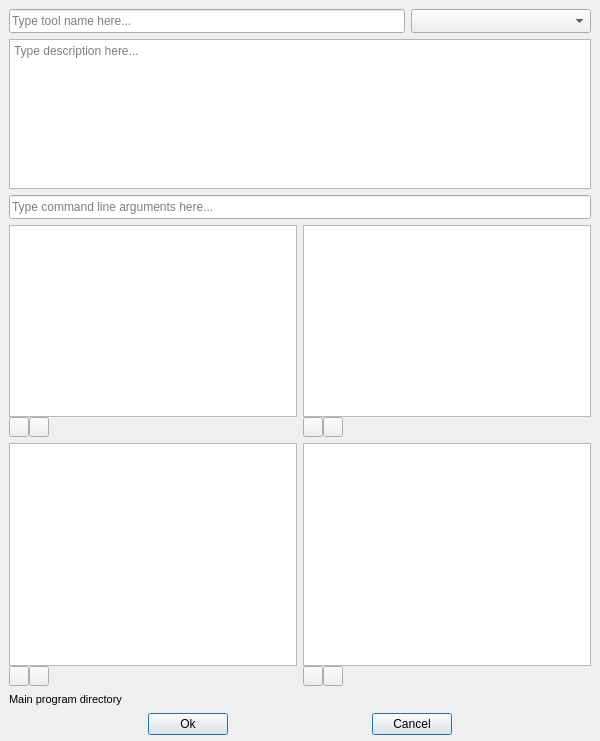
<?xml version="1.0" encoding="UTF-8"?>
<!--
#############################################################################
# Copyright (C) 2017 - 2018 VTT Technical Research Centre of Finland
#
# This file is part of Spine Toolbox.
#
# Spine Toolbox is free software: you can redistribute it and/or modify
# it under the terms of the GNU Lesser General Public License as published by
# the Free Software Foundation, either version 3 of the License, or
# (at your option) any later version.
#
# This program is distributed in the hope that it will be useful,
# but WITHOUT ANY WARRANTY; without even the implied warranty of
# MERCHANTABILITY or FITNESS FOR A PARTICULAR PURPOSE.  See the
# GNU Lesser General Public License for more details.
#
# You should have received a copy of the GNU Lesser General Public License
# along with this program.  If not, see <http://www.gnu.org/licenses/>.
#############################################################################
-->
<ui version="4.0">
 <class>Form</class>
 <widget class="QWidget" name="Form">
  <property name="windowModality">
   <enum>Qt::ApplicationModal</enum>
  </property>
  <property name="geometry">
   <rect>
    <x>0</x>
    <y>0</y>
    <width>600</width>
    <height>741</height>
   </rect>
  </property>
  <property name="sizePolicy">
   <sizepolicy hsizetype="Minimum" vsizetype="Minimum">
    <horstretch>0</horstretch>
    <verstretch>0</verstretch>
   </sizepolicy>
  </property>
  <property name="windowTitle">
   <string>Tool Template</string>
  </property>
  <property name="styleSheet">
   <string notr="true"/>
  </property>
  <layout class="QVBoxLayout" name="verticalLayout_6">
   <property name="spacing">
    <number>0</number>
   </property>
   <property name="leftMargin">
    <number>0</number>
   </property>
   <property name="topMargin">
    <number>0</number>
   </property>
   <property name="rightMargin">
    <number>0</number>
   </property>
   <property name="bottomMargin">
    <number>0</number>
   </property>
   <item>
    <layout class="QVBoxLayout" name="verticalLayout_5">
     <property name="spacing">
      <number>6</number>
     </property>
     <property name="leftMargin">
      <number>9</number>
     </property>
     <property name="topMargin">
      <number>9</number>
     </property>
     <property name="rightMargin">
      <number>9</number>
     </property>
     <property name="bottomMargin">
      <number>0</number>
     </property>
     <item>
      <layout class="QHBoxLayout" name="horizontalLayout">
       <item>
        <widget class="QLineEdit" name="lineEdit_name">
         <property name="sizePolicy">
          <sizepolicy hsizetype="Expanding" vsizetype="Fixed">
           <horstretch>0</horstretch>
           <verstretch>0</verstretch>
          </sizepolicy>
         </property>
         <property name="minimumSize">
          <size>
           <width>220</width>
           <height>24</height>
          </size>
         </property>
         <property name="maximumSize">
          <size>
           <width>5000</width>
           <height>24</height>
          </size>
         </property>
         <property name="toolTip">
          <string>&lt;html&gt;&lt;head/&gt;&lt;body&gt;&lt;p&gt;Item name (required)&lt;/p&gt;&lt;/body&gt;&lt;/html&gt;</string>
         </property>
         <property name="placeholderText">
          <string>Type tool name here...</string>
         </property>
         <property name="clearButtonEnabled">
          <bool>true</bool>
         </property>
        </widget>
       </item>
       <item>
        <widget class="QComboBox" name="comboBox_tooltype">
         <property name="sizePolicy">
          <sizepolicy hsizetype="Preferred" vsizetype="Fixed">
           <horstretch>0</horstretch>
           <verstretch>0</verstretch>
          </sizepolicy>
         </property>
         <property name="minimumSize">
          <size>
           <width>180</width>
           <height>24</height>
          </size>
         </property>
         <property name="maximumSize">
          <size>
           <width>16777215</width>
           <height>24</height>
          </size>
         </property>
         <property name="currentText">
          <string/>
         </property>
        </widget>
       </item>
      </layout>
     </item>
     <item>
      <widget class="QTextEdit" name="textEdit_description">
       <property name="maximumSize">
        <size>
         <width>16777215</width>
         <height>150</height>
        </size>
       </property>
       <property name="focusPolicy">
        <enum>Qt::StrongFocus</enum>
       </property>
       <property name="tabChangesFocus">
        <bool>true</bool>
       </property>
       <property name="placeholderText">
        <string>Type description here...</string>
       </property>
      </widget>
     </item>
     <item>
      <widget class="QLineEdit" name="lineEdit_args">
       <property name="enabled">
        <bool>true</bool>
       </property>
       <property name="sizePolicy">
        <sizepolicy hsizetype="Expanding" vsizetype="Fixed">
         <horstretch>0</horstretch>
         <verstretch>0</verstretch>
        </sizepolicy>
       </property>
       <property name="minimumSize">
        <size>
         <width>220</width>
         <height>24</height>
        </size>
       </property>
       <property name="maximumSize">
        <size>
         <width>5000</width>
         <height>24</height>
        </size>
       </property>
       <property name="toolTip">
        <string>&lt;html&gt;&lt;head/&gt;&lt;body&gt;&lt;p&gt;Item description (optional)&lt;/p&gt;&lt;/body&gt;&lt;/html&gt;</string>
       </property>
       <property name="placeholderText">
        <string>Type command line arguments here...</string>
       </property>
       <property name="clearButtonEnabled">
        <bool>true</bool>
       </property>
      </widget>
     </item>
     <item>
      <layout class="QGridLayout" name="gridLayout">
       <item row="0" column="0">
        <layout class="QVBoxLayout" name="verticalLayout">
         <property name="spacing">
          <number>0</number>
         </property>
         <item>
          <widget class="SourcesTreeView" name="treeView_includes">
           <property name="sizePolicy">
            <sizepolicy hsizetype="Expanding" vsizetype="Preferred">
             <horstretch>0</horstretch>
             <verstretch>0</verstretch>
            </sizepolicy>
           </property>
           <property name="maximumSize">
            <size>
             <width>16777215</width>
             <height>200</height>
            </size>
           </property>
           <property name="font">
            <font>
             <pointsize>10</pointsize>
            </font>
           </property>
           <property name="acceptDrops">
            <bool>true</bool>
           </property>
           <property name="toolTip">
            <string>&lt;html&gt;&lt;head/&gt;&lt;body&gt;&lt;p&gt;Supports Dragging &amp;amp; Dropping from File Explorer.&lt;/p&gt;&lt;/body&gt;&lt;/html&gt;</string>
           </property>
           <property name="lineWidth">
            <number>1</number>
           </property>
           <property name="selectionMode">
            <enum>QAbstractItemView::ExtendedSelection</enum>
           </property>
          </widget>
         </item>
         <item>
          <layout class="QHBoxLayout" name="horizontalLayout_2">
           <item>
            <widget class="QToolButton" name="toolButton_plus_includes">
             <property name="sizePolicy">
              <sizepolicy hsizetype="Fixed" vsizetype="Fixed">
               <horstretch>0</horstretch>
               <verstretch>0</verstretch>
              </sizepolicy>
             </property>
             <property name="minimumSize">
              <size>
               <width>20</width>
               <height>20</height>
              </size>
             </property>
             <property name="maximumSize">
              <size>
               <width>20</width>
               <height>20</height>
              </size>
             </property>
             <property name="font">
              <font>
               <pointsize>10</pointsize>
               <weight>75</weight>
               <bold>true</bold>
              </font>
             </property>
             <property name="toolTip">
              <string>&lt;html&gt;&lt;head/&gt;&lt;body&gt;&lt;p&gt;Add source code files and directories that your program requires in order to run. &lt;span style=&quot; font-weight:600;&quot;&gt;Start with the main program file&lt;/span&gt;.&lt;/p&gt;&lt;/body&gt;&lt;/html&gt;</string>
             </property>
             <property name="text">
              <string/>
             </property>
             <property name="icon">
              <iconset resource="resources/resources_icons.qrc">
               <normaloff>:/icons/plus.png</normaloff>:/icons/plus.png</iconset>
             </property>
            </widget>
           </item>
           <item>
            <widget class="QToolButton" name="toolButton_minus_includes">
             <property name="sizePolicy">
              <sizepolicy hsizetype="Fixed" vsizetype="Fixed">
               <horstretch>0</horstretch>
               <verstretch>0</verstretch>
              </sizepolicy>
             </property>
             <property name="minimumSize">
              <size>
               <width>20</width>
               <height>20</height>
              </size>
             </property>
             <property name="maximumSize">
              <size>
               <width>20</width>
               <height>20</height>
              </size>
             </property>
             <property name="font">
              <font>
               <pointsize>10</pointsize>
               <weight>75</weight>
               <bold>true</bold>
              </font>
             </property>
             <property name="toolTip">
              <string>&lt;html&gt;&lt;head/&gt;&lt;body&gt;&lt;p&gt;Remove selected or all if nothing is selected&lt;/p&gt;&lt;/body&gt;&lt;/html&gt;</string>
             </property>
             <property name="text">
              <string/>
             </property>
             <property name="icon">
              <iconset resource="resources/resources_icons.qrc">
               <normaloff>:/icons/minus.png</normaloff>:/icons/minus.png</iconset>
             </property>
            </widget>
           </item>
           <item>
            <spacer name="horizontalSpacer_4">
             <property name="orientation">
              <enum>Qt::Horizontal</enum>
             </property>
             <property name="sizeHint" stdset="0">
              <size>
               <width>40</width>
               <height>20</height>
              </size>
             </property>
            </spacer>
           </item>
          </layout>
         </item>
        </layout>
       </item>
       <item row="0" column="1">
        <layout class="QVBoxLayout" name="verticalLayout_3">
         <property name="spacing">
          <number>0</number>
         </property>
         <item>
          <widget class="QTreeView" name="treeView_inputfiles">
           <property name="sizePolicy">
            <sizepolicy hsizetype="Expanding" vsizetype="Preferred">
             <horstretch>0</horstretch>
             <verstretch>0</verstretch>
            </sizepolicy>
           </property>
           <property name="maximumSize">
            <size>
             <width>16777215</width>
             <height>500</height>
            </size>
           </property>
           <property name="font">
            <font>
             <pointsize>10</pointsize>
            </font>
           </property>
           <property name="toolTip">
            <string>&lt;html&gt;&lt;head/&gt;&lt;body&gt;&lt;p&gt;Double-click or press F2 to edit selected item&lt;/p&gt;&lt;/body&gt;&lt;/html&gt;</string>
           </property>
           <property name="lineWidth">
            <number>1</number>
           </property>
           <property name="selectionMode">
            <enum>QAbstractItemView::ExtendedSelection</enum>
           </property>
          </widget>
         </item>
         <item>
          <layout class="QHBoxLayout" name="horizontalLayout_4">
           <item>
            <widget class="QToolButton" name="toolButton_plus_inputfiles">
             <property name="sizePolicy">
              <sizepolicy hsizetype="Fixed" vsizetype="Fixed">
               <horstretch>0</horstretch>
               <verstretch>0</verstretch>
              </sizepolicy>
             </property>
             <property name="minimumSize">
              <size>
               <width>20</width>
               <height>20</height>
              </size>
             </property>
             <property name="maximumSize">
              <size>
               <width>20</width>
               <height>20</height>
              </size>
             </property>
             <property name="font">
              <font>
               <pointsize>10</pointsize>
               <weight>75</weight>
               <bold>true</bold>
              </font>
             </property>
             <property name="toolTip">
              <string>&lt;html&gt;&lt;head/&gt;&lt;body&gt;&lt;p&gt;Add input filenames and/or directories required by the program. Examples:&lt;/p&gt;&lt;p&gt;'data.csv'&lt;/p&gt;&lt;p&gt;'input/data.csv'&lt;/p&gt;&lt;p&gt;'input/'&lt;/p&gt;&lt;p&gt;'output/'&lt;/p&gt;&lt;p&gt;&lt;br/&gt;&lt;/p&gt;&lt;/body&gt;&lt;/html&gt;</string>
             </property>
             <property name="text">
              <string/>
             </property>
             <property name="icon">
              <iconset resource="resources/resources_icons.qrc">
               <normaloff>:/icons/plus.png</normaloff>:/icons/plus.png</iconset>
             </property>
            </widget>
           </item>
           <item>
            <widget class="QToolButton" name="toolButton_minus_inputfiles">
             <property name="sizePolicy">
              <sizepolicy hsizetype="Fixed" vsizetype="Fixed">
               <horstretch>0</horstretch>
               <verstretch>0</verstretch>
              </sizepolicy>
             </property>
             <property name="minimumSize">
              <size>
               <width>20</width>
               <height>20</height>
              </size>
             </property>
             <property name="maximumSize">
              <size>
               <width>20</width>
               <height>20</height>
              </size>
             </property>
             <property name="font">
              <font>
               <pointsize>10</pointsize>
               <weight>75</weight>
               <bold>true</bold>
              </font>
             </property>
             <property name="toolTip">
              <string>&lt;html&gt;&lt;head/&gt;&lt;body&gt;&lt;p&gt;Remove selected names or all if nothing is selected&lt;/p&gt;&lt;/body&gt;&lt;/html&gt;</string>
             </property>
             <property name="text">
              <string/>
             </property>
             <property name="icon">
              <iconset resource="resources/resources_icons.qrc">
               <normaloff>:/icons/minus.png</normaloff>:/icons/minus.png</iconset>
             </property>
            </widget>
           </item>
           <item>
            <spacer name="horizontalSpacer_6">
             <property name="orientation">
              <enum>Qt::Horizontal</enum>
             </property>
             <property name="sizeHint" stdset="0">
              <size>
               <width>40</width>
               <height>20</height>
              </size>
             </property>
            </spacer>
           </item>
          </layout>
         </item>
        </layout>
       </item>
       <item row="1" column="0">
        <layout class="QVBoxLayout" name="verticalLayout_4">
         <property name="spacing">
          <number>0</number>
         </property>
         <item>
          <widget class="QTreeView" name="treeView_inputfiles_opt">
           <property name="maximumSize">
            <size>
             <width>16777215</width>
             <height>500</height>
            </size>
           </property>
           <property name="font">
            <font>
             <pointsize>10</pointsize>
            </font>
           </property>
           <property name="toolTip">
            <string>&lt;html&gt;&lt;head/&gt;&lt;body&gt;&lt;p&gt;Double-click or press F2 to edit selected item&lt;/p&gt;&lt;/body&gt;&lt;/html&gt;</string>
           </property>
           <property name="selectionMode">
            <enum>QAbstractItemView::ExtendedSelection</enum>
           </property>
          </widget>
         </item>
         <item>
          <layout class="QHBoxLayout" name="horizontalLayout_5">
           <item>
            <widget class="QToolButton" name="toolButton_plus_inputfiles_opt">
             <property name="sizePolicy">
              <sizepolicy hsizetype="Fixed" vsizetype="Fixed">
               <horstretch>0</horstretch>
               <verstretch>0</verstretch>
              </sizepolicy>
             </property>
             <property name="minimumSize">
              <size>
               <width>20</width>
               <height>20</height>
              </size>
             </property>
             <property name="maximumSize">
              <size>
               <width>20</width>
               <height>20</height>
              </size>
             </property>
             <property name="font">
              <font>
               <pointsize>10</pointsize>
               <weight>75</weight>
               <bold>true</bold>
              </font>
             </property>
             <property name="toolTip">
              <string>&lt;html&gt;&lt;head/&gt;&lt;body&gt;&lt;p&gt;Add optional input filenames and/or directories.&lt;/p&gt;&lt;/body&gt;&lt;/html&gt;</string>
             </property>
             <property name="text">
              <string/>
             </property>
             <property name="icon">
              <iconset resource="resources/resources_icons.qrc">
               <normaloff>:/icons/plus.png</normaloff>:/icons/plus.png</iconset>
             </property>
            </widget>
           </item>
           <item>
            <widget class="QToolButton" name="toolButton_minus_inputfiles_opt">
             <property name="sizePolicy">
              <sizepolicy hsizetype="Fixed" vsizetype="Fixed">
               <horstretch>0</horstretch>
               <verstretch>0</verstretch>
              </sizepolicy>
             </property>
             <property name="minimumSize">
              <size>
               <width>20</width>
               <height>20</height>
              </size>
             </property>
             <property name="maximumSize">
              <size>
               <width>20</width>
               <height>20</height>
              </size>
             </property>
             <property name="font">
              <font>
               <pointsize>10</pointsize>
               <weight>75</weight>
               <bold>true</bold>
              </font>
             </property>
             <property name="toolTip">
              <string>&lt;html&gt;&lt;head/&gt;&lt;body&gt;&lt;p&gt;Remove selected names or all if nothing is selected&lt;/p&gt;&lt;/body&gt;&lt;/html&gt;</string>
             </property>
             <property name="text">
              <string/>
             </property>
             <property name="icon">
              <iconset resource="resources/resources_icons.qrc">
               <normaloff>:/icons/minus.png</normaloff>:/icons/minus.png</iconset>
             </property>
            </widget>
           </item>
           <item>
            <spacer name="horizontalSpacer_7">
             <property name="orientation">
              <enum>Qt::Horizontal</enum>
             </property>
             <property name="sizeHint" stdset="0">
              <size>
               <width>40</width>
               <height>20</height>
              </size>
             </property>
            </spacer>
           </item>
          </layout>
         </item>
        </layout>
       </item>
       <item row="1" column="1">
        <layout class="QVBoxLayout" name="verticalLayout_2">
         <property name="spacing">
          <number>0</number>
         </property>
         <item>
          <widget class="QTreeView" name="treeView_outputfiles">
           <property name="maximumSize">
            <size>
             <width>16777215</width>
             <height>500</height>
            </size>
           </property>
           <property name="font">
            <font>
             <pointsize>10</pointsize>
            </font>
           </property>
           <property name="toolTip">
            <string>&lt;html&gt;&lt;head/&gt;&lt;body&gt;&lt;p&gt;Double-click or press F2 to edit selected item&lt;/p&gt;&lt;/body&gt;&lt;/html&gt;</string>
           </property>
           <property name="selectionMode">
            <enum>QAbstractItemView::ExtendedSelection</enum>
           </property>
          </widget>
         </item>
         <item>
          <layout class="QHBoxLayout" name="horizontalLayout_3">
           <item>
            <widget class="QToolButton" name="toolButton_plus_outputfiles">
             <property name="sizePolicy">
              <sizepolicy hsizetype="Fixed" vsizetype="Fixed">
               <horstretch>0</horstretch>
               <verstretch>0</verstretch>
              </sizepolicy>
             </property>
             <property name="minimumSize">
              <size>
               <width>20</width>
               <height>20</height>
              </size>
             </property>
             <property name="maximumSize">
              <size>
               <width>20</width>
               <height>20</height>
              </size>
             </property>
             <property name="font">
              <font>
               <pointsize>10</pointsize>
               <weight>75</weight>
               <bold>true</bold>
              </font>
             </property>
             <property name="toolTip">
              <string>&lt;html&gt;&lt;head/&gt;&lt;body&gt;&lt;p&gt;Add output filenames produced by your program that are saved to results after execution.&lt;/p&gt;&lt;/body&gt;&lt;/html&gt;</string>
             </property>
             <property name="text">
              <string/>
             </property>
             <property name="icon">
              <iconset resource="resources/resources_icons.qrc">
               <normaloff>:/icons/plus.png</normaloff>:/icons/plus.png</iconset>
             </property>
            </widget>
           </item>
           <item>
            <widget class="QToolButton" name="toolButton_minus_outputfiles">
             <property name="sizePolicy">
              <sizepolicy hsizetype="Fixed" vsizetype="Fixed">
               <horstretch>0</horstretch>
               <verstretch>0</verstretch>
              </sizepolicy>
             </property>
             <property name="minimumSize">
              <size>
               <width>20</width>
               <height>20</height>
              </size>
             </property>
             <property name="maximumSize">
              <size>
               <width>20</width>
               <height>20</height>
              </size>
             </property>
             <property name="font">
              <font>
               <pointsize>10</pointsize>
               <weight>75</weight>
               <bold>true</bold>
              </font>
             </property>
             <property name="toolTip">
              <string>&lt;html&gt;&lt;head/&gt;&lt;body&gt;&lt;p&gt;Remove selected names or all if nothing is selected&lt;/p&gt;&lt;/body&gt;&lt;/html&gt;</string>
             </property>
             <property name="text">
              <string/>
             </property>
             <property name="icon">
              <iconset resource="resources/resources_icons.qrc">
               <normaloff>:/icons/minus.png</normaloff>:/icons/minus.png</iconset>
             </property>
            </widget>
           </item>
           <item>
            <spacer name="horizontalSpacer_5">
             <property name="orientation">
              <enum>Qt::Horizontal</enum>
             </property>
             <property name="sizeHint" stdset="0">
              <size>
               <width>40</width>
               <height>20</height>
              </size>
             </property>
            </spacer>
           </item>
          </layout>
         </item>
        </layout>
       </item>
      </layout>
     </item>
     <item>
      <layout class="QHBoxLayout" name="horizontalLayout_7">
       <item>
        <widget class="QLabel" name="label">
         <property name="maximumSize">
          <size>
           <width>16777215</width>
           <height>16777215</height>
          </size>
         </property>
         <property name="font">
          <font>
           <pointsize>8</pointsize>
          </font>
         </property>
         <property name="text">
          <string>Main program directory</string>
         </property>
        </widget>
       </item>
       <item>
        <widget class="QLabel" name="label_mainpath">
         <property name="sizePolicy">
          <sizepolicy hsizetype="Expanding" vsizetype="Preferred">
           <horstretch>0</horstretch>
           <verstretch>0</verstretch>
          </sizepolicy>
         </property>
         <property name="font">
          <font>
           <pointsize>10</pointsize>
          </font>
         </property>
         <property name="text">
          <string/>
         </property>
        </widget>
       </item>
      </layout>
     </item>
     <item>
      <layout class="QHBoxLayout" name="horizontalLayout_8">
       <property name="bottomMargin">
        <number>6</number>
       </property>
       <item>
        <spacer name="horizontalSpacer_2">
         <property name="orientation">
          <enum>Qt::Horizontal</enum>
         </property>
         <property name="sizeHint" stdset="0">
          <size>
           <width>40</width>
           <height>20</height>
          </size>
         </property>
        </spacer>
       </item>
       <item>
        <widget class="QPushButton" name="pushButton_ok">
         <property name="text">
          <string>Ok</string>
         </property>
         <property name="default">
          <bool>true</bool>
         </property>
        </widget>
       </item>
       <item>
        <spacer name="horizontalSpacer">
         <property name="orientation">
          <enum>Qt::Horizontal</enum>
         </property>
         <property name="sizeHint" stdset="0">
          <size>
           <width>40</width>
           <height>20</height>
          </size>
         </property>
        </spacer>
       </item>
       <item>
        <widget class="QPushButton" name="pushButton_cancel">
         <property name="text">
          <string>Cancel</string>
         </property>
         <property name="default">
          <bool>true</bool>
         </property>
        </widget>
       </item>
       <item>
        <spacer name="horizontalSpacer_3">
         <property name="orientation">
          <enum>Qt::Horizontal</enum>
         </property>
         <property name="sizeHint" stdset="0">
          <size>
           <width>40</width>
           <height>20</height>
          </size>
         </property>
        </spacer>
       </item>
      </layout>
     </item>
    </layout>
   </item>
   <item>
    <layout class="QHBoxLayout" name="horizontalLayout_statusbar_placeholder">
     <item>
      <widget class="QWidget" name="widget_invisible_dummy" native="true"/>
     </item>
    </layout>
   </item>
  </layout>
  <zorder></zorder>
  <zorder></zorder>
 </widget>
 <customwidgets>
  <customwidget>
   <class>SourcesTreeView</class>
   <extends>QTreeView</extends>
   <header>widgets/custom_qtreeview.h</header>
  </customwidget>
 </customwidgets>
 <tabstops>
  <tabstop>lineEdit_name</tabstop>
 </tabstops>
 <resources>
  <include location="resources/resources_icons.qrc"/>
 </resources>
 <connections/>
</ui>
